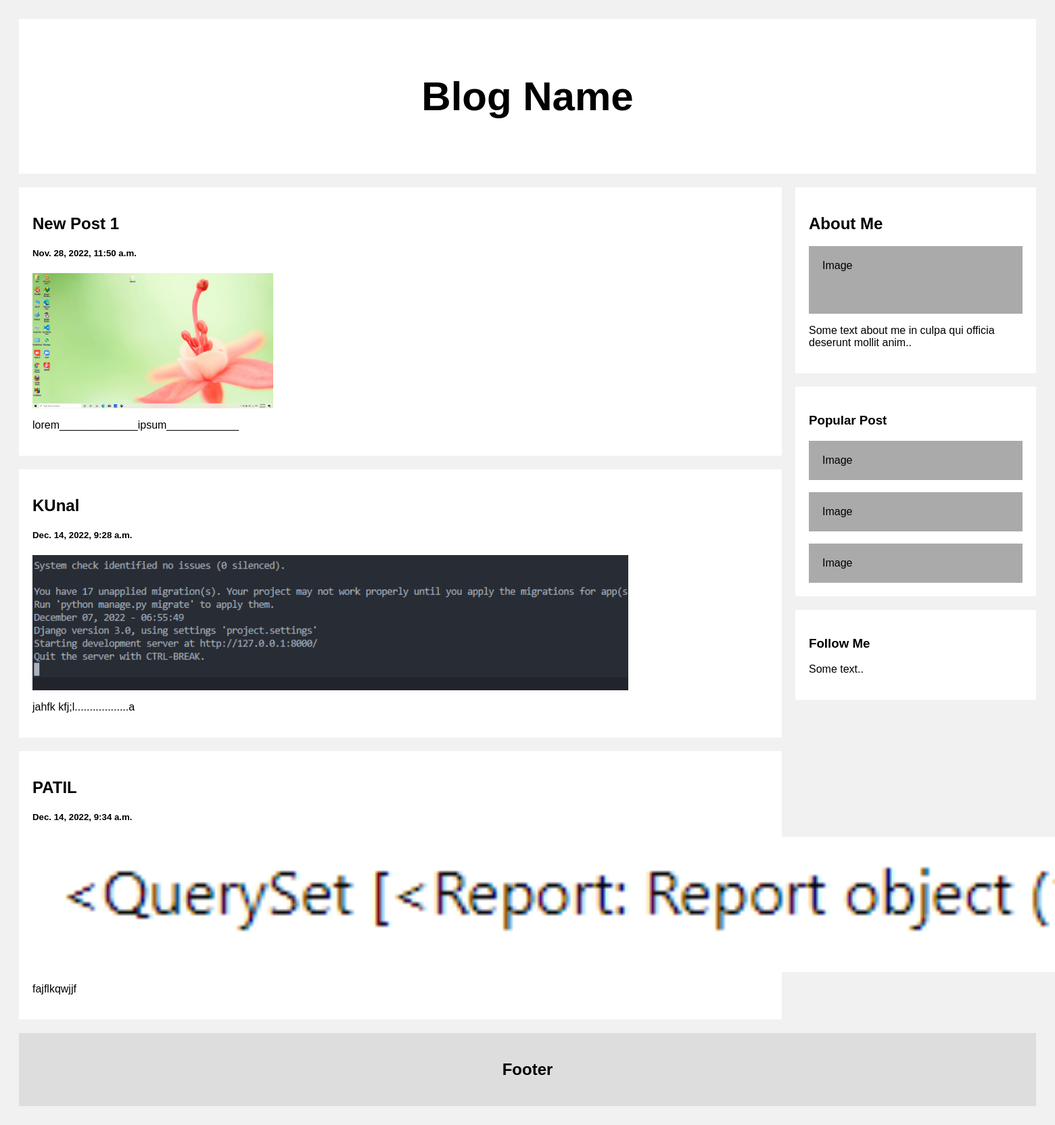
Page /accounts/posts/blog/ on the committed database.
### Blog/models.py (models this page shows)
class Post(models.Model):
    user_id = models.ForeignKey(Account, on_delete=models.CASCADE)
    title = models.CharField(max_length = 100, null=False)
    slug = models.SlugField(max_length=200, unique=True)
    image = models.ImageField(upload_to='blog_images/')
    summary = models.TextField()
    created_at = models.DateTimeField(auto_now_add=True)
    updated_at = models.DateTimeField(auto_now=True)
    content = models.TextField(default=None)
    def __str__(self):
        return self.title

### Blog/views.py (the view)
# urls.py: path('blog/', views.blog, name='blog'),
def blog(request):
    All_posts = Post.objects.all()
    print(All_posts)
    return render(request, 'Blogs/Posts.html', context={'All_posts' : All_posts})

### templates/Blogs/Posts.html
{% load static %}
<link rel="stylesheet" href="{% static 'css\blog.css' %}">
<div class="header">
  <h2>Blog Name</h2>
</div>
<div class="row">
  <div class="leftcolumn">
    {% for post in All_posts %}
    <div class="card">
      <h2>{{post.title}}</h2>
      <h5>{{post.created_at}}</h5>
      <div><img style="height:200px;" src="{{post.image.url}}"></div>
      <p>{{post.content}}</p>
    </div>
    {% endfor %}
  </div>
  <div class="rightcolumn">
    <div class="card">
      <h2>About Me</h2>
      <div class="fakeimg" style="height:100px;">Image</div>
      <p>Some text about me in culpa qui officia deserunt mollit anim..</p>
    </div>
    <div class="card">
      <h3>Popular Post</h3>
      <div class="fakeimg">Image</div><br>
      <div class="fakeimg">Image</div><br>
      <div class="fakeimg">Image</div>
    </div>
    <div class="card">
      <h3>Follow Me</h3>
      <p>Some text..</p>
    </div>
  </div>
</div>
<div class="footer">
  <h2>Footer</h2>
</div>

### static/css/blog.css (style rules this page uses)
* { box-sizing: border-box; }
.header { padding: 30px; font-size: 40px; text-align: center; background: white; }
.leftcolumn { float: left; width: 75%; }
.rightcolumn { float: left; width: 25%; padding-left: 20px; }
.fakeimg { background-color: #aaa; width: 100%; padding: 20px; }
.card { background-color: white; padding: 20px; margin-top: 20px; }
.row:after { content: ""; display: table; clear: both; }
.footer { padding: 20px; text-align: center; background: #ddd; margin-top: 20px; }

### rows in the picture
Post: title "New Post 1", created_at "Nov. 28, 2022, 11:50 a.m.", image (picture), content "lorem_____________ipsum____________"
Post: title "KUnal", created_at "Dec. 14, 2022, 9:28 a.m.", image (picture), content "jahfk kfj;l..................a"
Post: title "PATIL", created_at "Dec. 14, 2022, 9:34 a.m.", image (picture), content "fajflkqwjjf"
